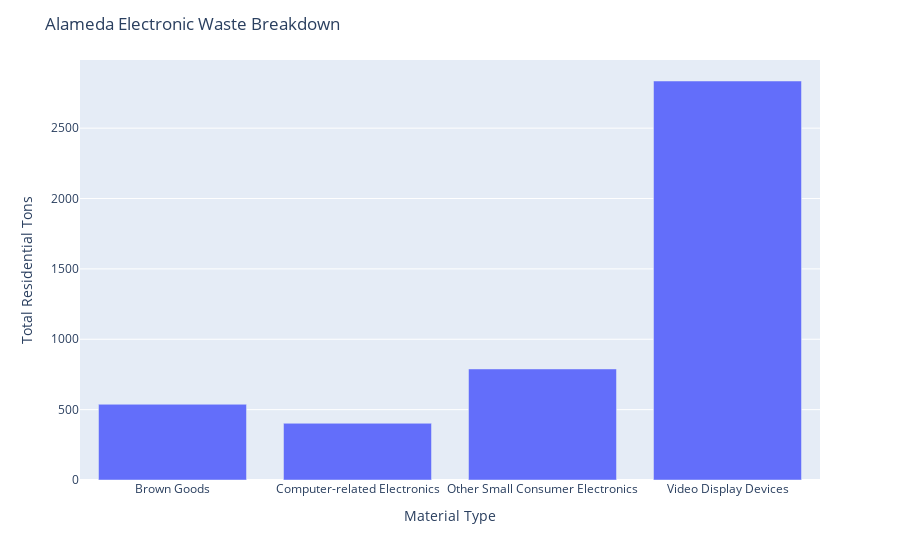

Notebook code for this chart:
### Code cell
fig = px.bar(alameda_ewaste, x='Material Type', y='Total Residential Tons')
fig.update_layout(title_text='Alameda Electronic Waste Breakdown')
py.plot(fig, filename = "alameda_ewaste", auto_open=False)
fig.show()

### Figure 1 — Plotly figure (JSON) as saved in the notebook; plotly's stock layout.template omitted (floating-point values rounded to 4 significant figures)
{"data": [{"alignmentgroup": "True", "hovertemplate": "Material Type=%{x}<br>Total Residential Tons=%{y}<extra></extra>", "legendgroup": "", "marker": {"color": "#636efa"}, "name": "", "offsetgroup": "", "orientation": "v", "showlegend": false, "textposition": "auto", "type": "bar", "x": ["Brown Goods", "Computer-related Electronics", "Other Small Consumer Electronics", "Video Display Devices"], "xaxis": "x", "y": [538, 403, 789, 2835], "yaxis": "y"}], "layout": {"barmode": "relative", "legend": {"tracegroupgap": 0}, "margin": {"t": 60}, "title": {"text": "Alameda Electronic Waste Breakdown"}, "xaxis": {"anchor": "y", "domain": [0, 1], "title": {"text": "Material Type"}}, "yaxis": {"anchor": "x", "domain": [0, 1], "title": {"text": "Total Residential Tons"}}}}
